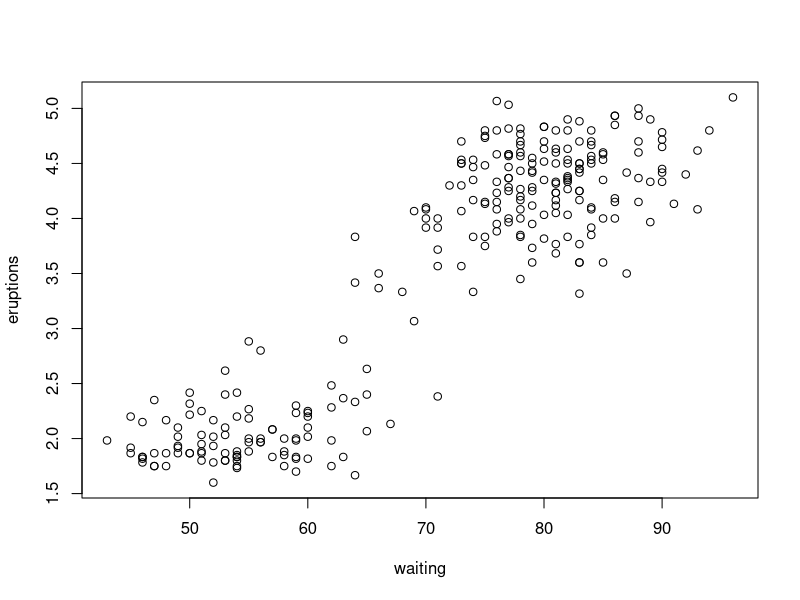

R code for this plot:
attach(faithful);
plot(waiting, eruptions);
reg <- lm(eruptions ~ waiting);

summary(reg);
# coefficients: intercept -> b0, waiting -> b1
# Std. error: se(b0), se(b1)
# Tests
# Testing if there should be an intercept in the model: H-naught -> b0 = 0; Ha -> b0 != 0
# If p-value <= 0.05, reject H-naught
# To find, calculate t*: ratio of b0 to se(b0)
# Pr is the p-value
# This p-value is very low, so we reject H-naught. The regression model should have an intercept
#    (that is, b0 should not equal 0)
# Testing if there should be a coefficient in the model: H-naught -> b1 = 0; Ha -> b1 != 0
# t*: ratio of b1 to se(b1)
# This model has a very low p-value, so we reject H-naught. The regression model should have a coefficient
#    (that is, b1 should not equal 0)

# Point estimate of sigma squared is s squared
# sum((yi - yhat)^2) is called SSTotal; sum of squares due to total
# s^2 = SSTotal/(n-1)

# F-statistic p-value indicates whether regression line exists (H-naught -> b0 = b1 = 0)
# Low p-value less than 0.05 indicates that the regression line does exist

# Report adjusted R-squared since this adjusts for overfitting
# Here 81% of variability is explained by the fitted regression model
# Residual standard error is SSE: sum of squares due to error
